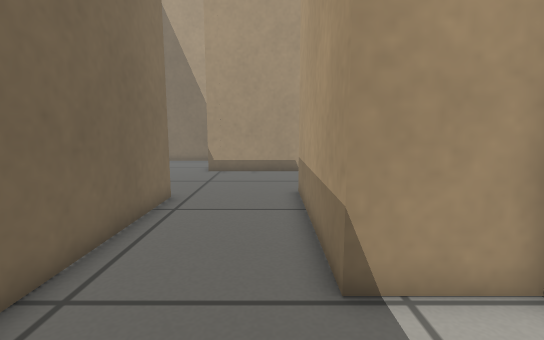
View 1 (above)

15 first-person views from a walk through a Gazebo world. The camera is 0.5 m above the floor, tilts 8° down and sees 85° across. The floor is counted in squares, 0.2 m on a side. Each view is taken from the middle of a square. On the plan, view 1 faces up. The plan holds only what a view shows up to about 19 squares ahead; the rest is blank. The place goes on beyond the plan.

View 2
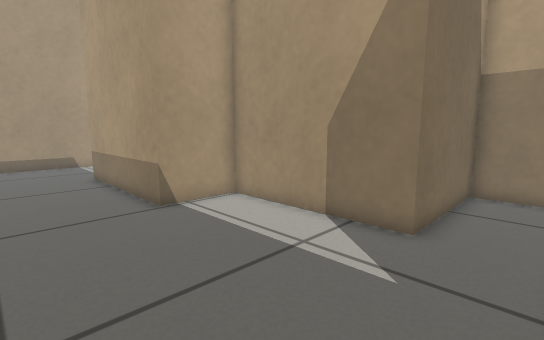

View 3
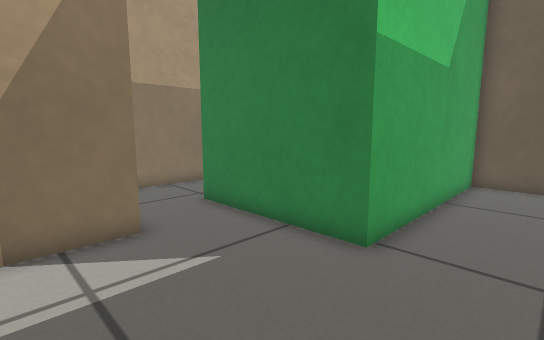

View 4
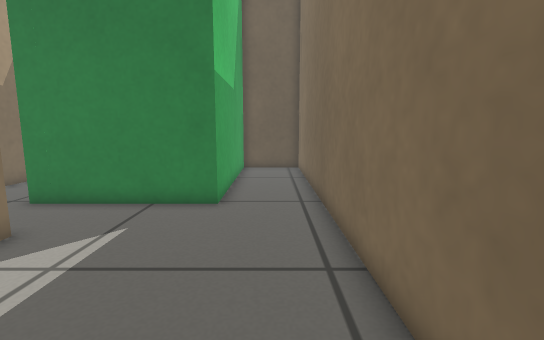

View 5
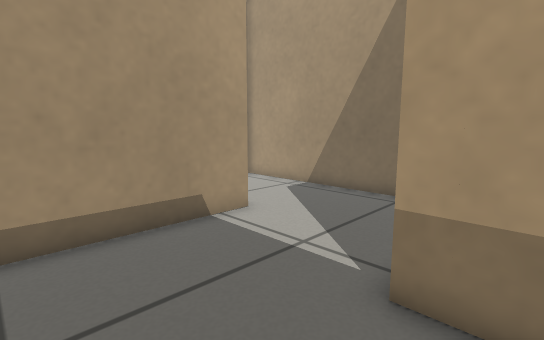

View 6
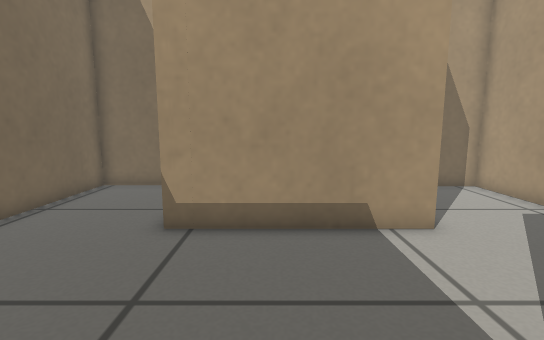

View 7
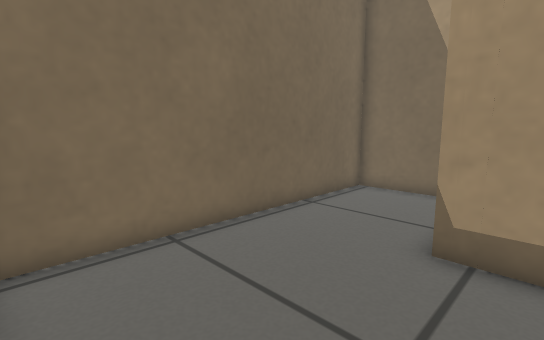

View 8
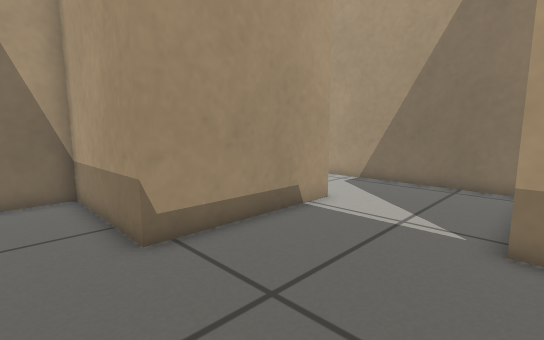

View 9
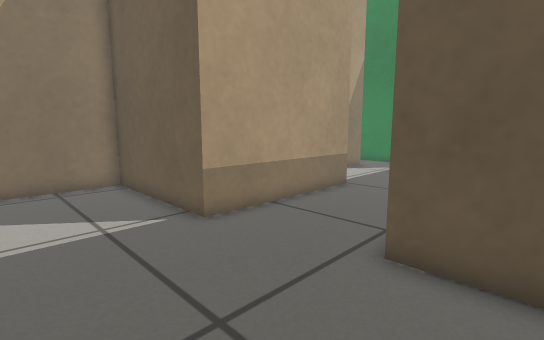

View 10
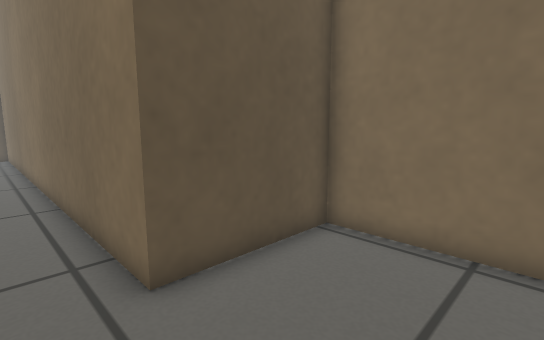

View 11
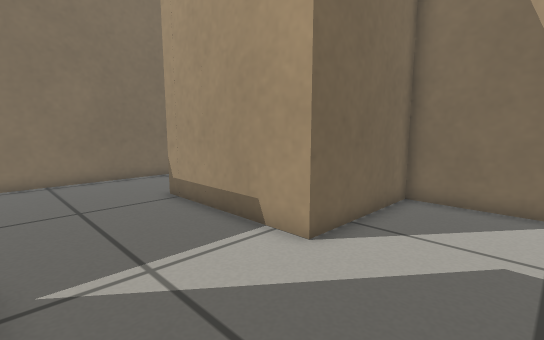

View 12
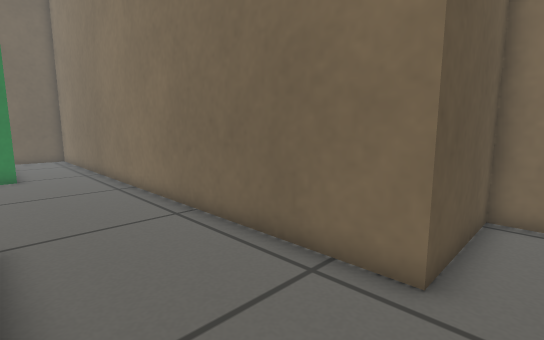

View 13
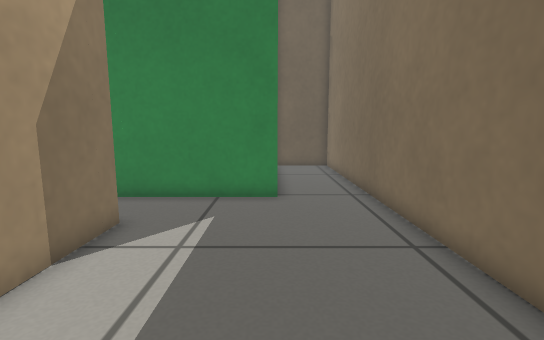

View 14
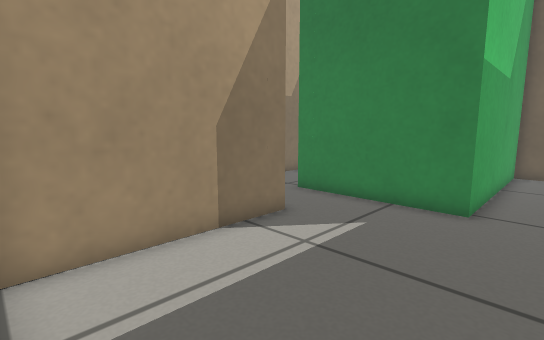

View 15
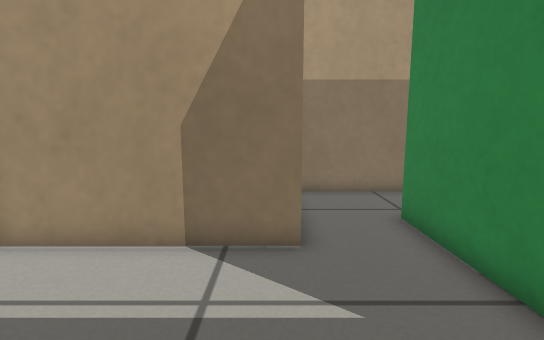

### Floor plan
Points are (right, up) in squares from view 1. A wall is a line through its corners. A room is listed if a view was taken in it or the views show most of it. See-through windows are left out.
Room 1 (views 1, 2, 3, 4, 5, 6, 7, 10, 11, 12, 13, 14, 15)
walls: (-3.7, 10.6) (-3.7, -14.9) (-0.2, -14.9) (-0.2, -5.6) (6.1, -5.6); (9.5, -9.9) (9.5, -2.6) (4, -2.6) (4, 4.1) (1.1, 4.1) (1.1, 11.6) (7.8, 11.6) (7.8, 22.6) (3.1, 22.6) (3.1, 17.1) (-3.7, 17.1)
ways out: opening at (-4, 13.5) to room 2
Room 2 (views 8, 9)
walls: (-3.7, 17.1) (-3.7, 22.9) (-8.4, 22.9) (-8.4, 10.6) (-3.7, 10.6)
ways out: opening at (-4, 13.5) to room 1

Where each view was taken, in squares from view 1:
view 1: 0 up, 0 right, facing up
view 2: 5 down, 3 left, facing up-right
view 3: 0 up, 3 left, facing down-right
view 4: 4 up, 2 left, facing down
view 5: 10 up, 3 left, facing up-right
view 6: 10 up, 1 left, facing up
view 7: 11 up, 2 left, facing up-left
view 8: 11 up, 6 left, facing up-right
view 9: 16 up, 6 left, facing down-right
view 10: 15 up, 2 left, facing down-left
view 11: 12 up, 7 right, facing up-left
view 12: 12 up, 1 right, facing down-left
view 13: 5 up, 0 right, facing down
view 14: 4 up, 2 left, facing down-right
view 15: 2 down, 2 left, facing right
